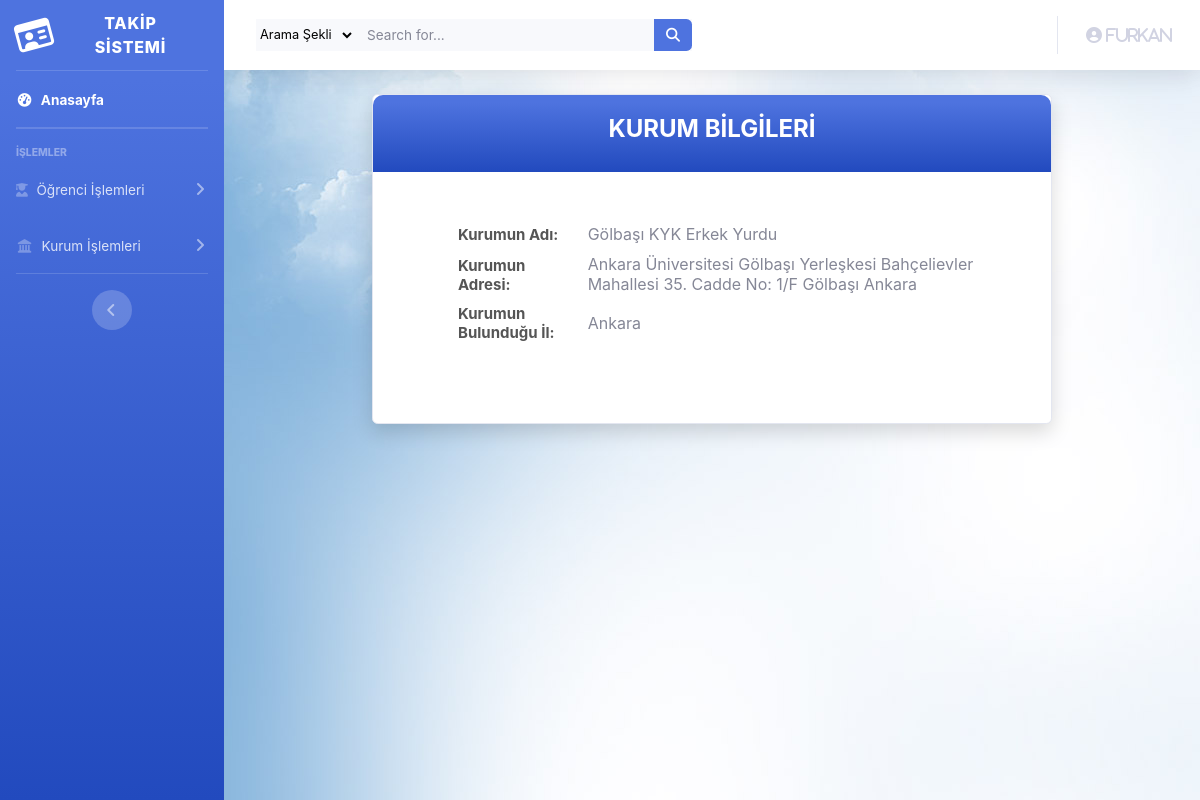
The app's page /kurumDetailKullanici.php (signed in) with its own data.
### tables this page shows
CREATE TABLE `institutions` (
  `kurumId` int(11) NOT NULL,
  `kurumAdı` varchar(100) NOT NULL,
  `kurumAdresi` text NOT NULL,
  `kurumİli` varchar(50) NOT NULL
);

### kurumDetailKullanici.php (the view)
<?php
include("layoutKullanici.php")
?>
    <div class="wrapper wrapper--w680">
        <div class="card card-5">
            <div class="card-heading bg-gradient-primary">
                <h2 class="title ">KURUM BİLGİLERİ</h2>
            </div>
            <div class="card-body">
                <form>
                    <table>
                        <?php
                        $id = $_SESSION['kullaniciId'];
                        $query = mysqli_query($con, "select * from admins where id = '$id'");
                        $ogr = mysqli_fetch_assoc($query);
                        $x=$ogr['kurumId'];
                        $sorgu=mysqli_query($con,"select * from institutions where kurumId='$x'");
                        $kurum = mysqli_fetch_assoc($sorgu);
                        $kurumAd = $kurum['kurumAdı'];
                        $kurumAdres = $kurum['kurumAdresi'];
                        $kurumIl = $kurum['kurumİli'];
                        echo "
                    <tr>
                        <td>
                            <label class=label >Kurumun Adı:   </label>
                        </td>
                        <td>
                            <label class=label--block style=margin-left:10px;margin-bottom:10px>$kurumAd</label>
                        </td>
                    </tr>
                    <tr>
                        <td>
                        <label class=label >Kurumun Adresi:</label>
                        </td>
                        <td>
                        <label class=label--block style=margin-left:10px;margin-bottom:10px>$kurumAdres</label>
                        </td>
                    </tr>
                    <tr>
                        <td>
                        <label class=label >Kurumun Bulunduğu İl:</label>
                        </td>
                        <td>
                        <label class=label--block style=margin-left:10px>$kurumIl</label>
                            </td>
                    </tr>";
                        ?>
                    </table>
                </form>
            </div>
        </div>
    </div>
<?php
include("layoutFooterKullanici.php")
?>

### layoutKullanici.php (shortened to what this page needs)
<html lang="en">
<?php
include("db.php");
?>
<head>
  <link href="vendor/fontawesome-free/css/all.min.css" rel="stylesheet" type="text/css">
  <link href="css/sb-admin-2.min.css" rel="stylesheet">
  <link rel="stylesheet" type="text/css" href="fonts/Linearicons-Free-v1.0.0/icon-font.min.css">
  <link href="css/ekle.css" rel="stylesheet" media="all">
     <link href="vendor/ekle/mdi-font/css/material-design-iconic-font.min.css" rel="stylesheet" media="all">
    <link href="vendor/ekle/font-awesome-4.7/css/font-awesome.min.css" rel="stylesheet" media="all">
    <link href="vendor/ekle/select2/select2.min.css" rel="stylesheet" media="all">
    <link href="vendor/ekle/datepicker/daterangepicker.css" rel="stylesheet" media="all">
</head>
<body id="page-top">
    <div id="wrapper">
        <ul class="navbar-nav bg-gradient-primary sidebar sidebar-dark accordion" id="accordionSidebar">
            <a class="sidebar-brand d-flex align-items-center justify-content-center" href="anasayfaKullanici.php">
                <div class="sidebar-brand-icon rotate-n-15">
                    <i class="far fa-id-card"></i>
                </div>
                <div class="sidebar-brand-text mx-3">TAKİP SİSTEMİ
                </div>
            </a>
            <hr class="sidebar-divider my-0">
      <li class="nav-item active">
        <a class="nav-link" href="anasayfaKullanici.php">
          <i class="fas fa-fw fa-tachometer-alt"></i>
          <span>Anasayfa</span></a>
      </li>
            <hr class="sidebar-divider my-0">
            <hr class="sidebar-divider">
            <div class="sidebar-heading">
                İşlemler
            </div>
            <li class="nav-item">
                <a class="nav-link collapsed" href="#" data-toggle="collapse" data-target="#collapseTwo" aria-expanded="true" aria-controls="collapseTwo">
                    <i class="fas fa-user-graduate"></i>
                    <span>Öğrenci İşlemleri</span>
                </a>
            </li>
            <li class="nav-item">
                <a class="nav-link collapsed" href="#" data-toggle="collapse" data-target="#collapsePages" aria-expanded="true" aria-controls="collapsePages">
                    <i class="fas fa-fw fa-landmark"></i>
                    <span>Kurum İşlemleri</span>
                </a>
            </li>
            <hr class="sidebar-divider d-none d-md-block">
            <div class="text-center d-none d-md-inline">
                <button class="rounded-circle border-0" id="sidebarToggle"></button>
            </div>
        </ul>
        <div id="content-wrapper" class="d-flex flex-column">
            <div id="content">
                <nav class="navbar navbar-expand navbar-light bg-white topbar mb-4 static-top shadow">
                    <form class="d-none d-sm-inline-block form-inline mr-auto ml-md-3 my-2 my-md-0 mw-100 navbar-search" method="POST" action="anasayfaKullanici.php">
                        <div class="input-group bg-light border-0 small">
                            <select name="islem" class="bg-light border-0 medium">
                                <option value="0">Arama Şekli</option>
                                <input type="text" class="form-control bg-light border-0 small" placeholder="Search for..." aria-label="Search" aria-describedby="basic-addon2" name="search" style="width: 300px">
                                <div class="input-group-append">
                                    <button class="btn btn-primary" type="submit" name="gönder">
                                        <i class="fas fa-search fa-sm"></i>
                                    </button>
                                </div>
                        </div>
                    </form>
                    <ul class="navbar-nav ml-auto">
                        <li class="nav-item dropdown no-arrow">
                            <a class="nav-link dropdown-toggle" href="#" id="userDropdown" role="button" data-toggle="dropdown" aria-haspopup="true" aria-expanded="false">
                                <i class="fas fa-user-circle fa-user-cog">
                                    <?php
                                    $index2id = $_SESSION['kullaniciId'];
                                        mysqli_set_charset($con, "utf8");
                                        $sorgu = mysqli_query($con, "Select * from admins where id='$index2id'");
                                        $str = mysqli_fetch_array($sorgu);
                                        if ($str != null)
                                            echo $str['Ad'];
                                    ?>
                                </i>
                            </a>
                        </li>
                    </ul>
                </nav>

### css/ekle.css (style rules this page uses)
html { -webkit-box-sizing: border-box; -moz-box-sizing: border-box; box-sizing: border-box; }
* { padding: 0; margin: 0; }
*, *:before, *:after { -webkit-box-sizing: inherit; -moz-box-sizing: inherit; box-sizing: inherit; }
body, h1, h2, h3, h4, h5, h6, blockquote, p, pre, dl, dd, ol, ul, figure, hr, fieldset, legend { margin: 0; padding: 0; }
button { outline: none; background: none; border: none; }
body { font-family: "Open Sans", "Arial", "Helvetica Neue", sans-serif; font-weight: 400; font-size: 14px; }
h1, h2, h3, h4, h5, h6 { font-weight: 400; }
h2 { font-size: 30px; }
.wrapper { margin: 0 auto; }
.wrapper--w680 { max-width: 680px; }
.btn { display: inline-block; line-height: 50px; -webkit-transition: all 0.4s ease; -o-transition: all 0.4s ease; -moz-transition: all 0.4s ease; transition: all 0.4s ease; cursor: pointer; font-size: 15px; text-transform: uppercase; font-weight: 700; color: #fff; font-family: inherit; }
input { outline: none; margin: 0; border: none; -webkit-box-shadow: none; -moz-box-shadow: none; box-shadow: none; width: 100%; font-size: 14px; font-family: inherit; }
.input-group { position: relative; margin: 0; }
.label { color: #555; font-size: 15px; font-weight: 700; }
.label--block { width: 100%; }
.title { font-size: 24px; font-weight: 700; text-align: center; color: #fff; }
.card { -webkit-border-radius: 3px; -moz-border-radius: 3px; border-radius: 3px; background: #fff; }
.card-5 { background: #fff; -webkit-border-radius: 10px; -moz-border-radius: 10px; border-radius: 10px; -webkit-box-shadow: 0px 8px 20px 0px rgba(0, 0, 0, 0.15); -moz-box-shadow: 0px 8px 20px 0px rgba(0, 0, 0, 0.15); box-shadow: 0px 8px 20px 0px rgba(0, 0, 0, 0.15); }
.card-5 .card-heading { padding: 20px 0; -webkit-border-top-left-radius: 10px; -moz-border-radius-topleft: 10px; border-top-left-radius: 10px; -webkit-border-top-right-radius: 10px; -moz-border-radius-topright: 10px; border-top-right-radius: 10px; }
.card-5 .card-body { padding: 52px 85px; padding-bottom: 73px; }

### records on screen
institutions: kurumAdı "Gölbaşı KYK Erkek Yurdu", kurumAdresi "Ankara Üniversitesi Gölbaşı Yerleşkesi Bahçelievler Mahallesi 35. Cadde No: 1/F Gölbaşı Ankara", kurumİli "Ankara"

### other values on screen
$str['Ad'] "Furkan"
